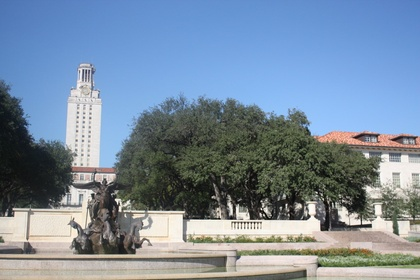
%> input picture cv_jmf4/panorama/uttower_left.jpg, 420 x 280 px, shrunk from 1024 x 683 before the run
$ octave --eval "result = naive_corner_nms(rgb2gray(imread('panorama/uttower_left.jpg')));"   (GNU Octave 9; MATLAB toolbox functions it lacks are replaced by stand-ins)
%> lines starting %> are read from the running program, lines starting %| are printed output that depends on the picture
function [pt] = naive_corner_nms(im)

I = double(im);
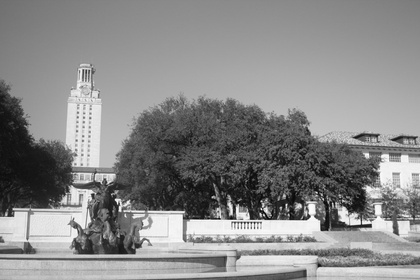
%> I: size 280x420 double; min 1, max 255, mean 136.7
Ix = conv2(I,[1,0,-1],'same');
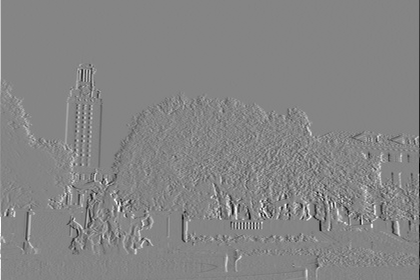
%> Ix: size 280x420 double; min -241, max 221, mean 0.2; drawn with min black and max white
Iy = conv2(I,[1,0,-1]','same');
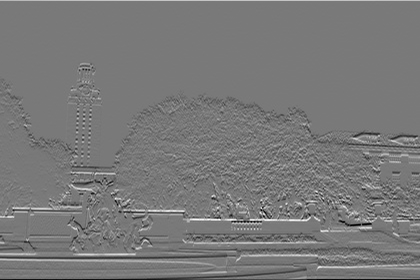
%> Iy: size 280x420 double; min -221, max 244, mean 0.1; drawn with min black and max white

Ix2 = Ix.*Ix;
Iy2 = Iy.*Iy;
Ixy = Ix.*Iy;

k = fspecial('gaussian',[7,7],2);
Ix2 = filter2(k,Ix2);
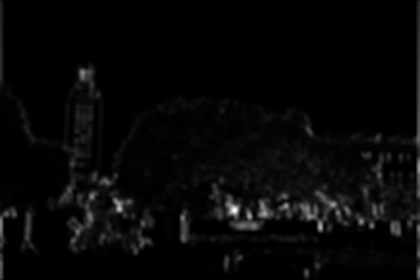
%> Ix2: size 280x420 double; min 0, max 20208.7, mean 592.1; drawn with min black and max white
Iy2 = filter2(k,Iy2);
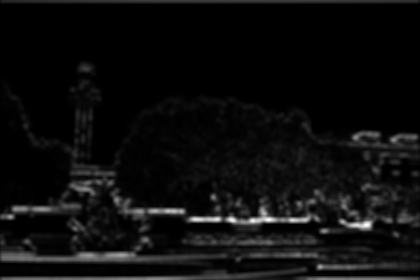
%> Iy2: size 280x420 double; min 0.253, max 17169.9, mean 915.8; drawn with min black and max white
Ixy = filter2(k,Ixy);
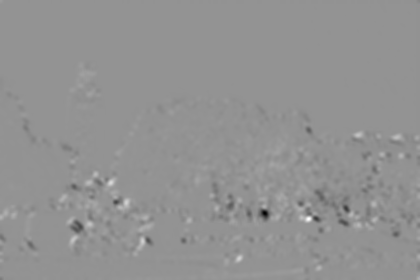
%> Ixy: size 280x420 double; min -9319.8, max 6846.4, mean -23.8; drawn with min black and max white

% corner response
R = zeros(size(I));
alpha = 0.05; % from 0.04 to 0.06
for i = 1:size(I,1)
    for j = 1:size(I,2)
        M = [Ix2(i,j), Ixy(i,j); Ixy(i,j), Iy2(i,j)];
        R(i,j) = det(M) - alpha*trace(M)^2;
    end
end
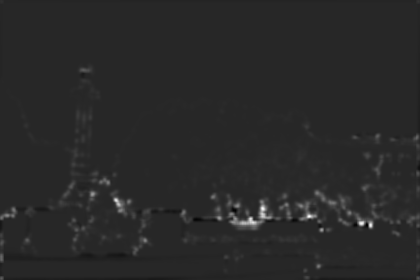
%> R: size 280x420 double; min -12380798.9, max 67851420.3, mean 682414.1; drawn with min black and max white

[~,ind] = sort(R(:),'descend');
ind = ind(1:1000);
%> ind = 1000 values, max 116898 at index 839, min 218 at index 854, mean 67210
val = R(ind);
%> val = 1000 values, max 67851420.3 at index 1, min 15962334.3 at index 1000, mean 26566095.9
[x,y] = ind2sub(size(R),ind);
%> x = 1000 values, max 279 at index 964, min 137 at index 932, mean 214.1; y = 1000 values, max 418 at index 839, min 1 at index 854, mean 240.3
result = [val,x,y];
%> result = 1000 rows, first 12: [67851420.3 217 310; 66291778.9 209 263; 64197839.8 224 362; 64174596.7 217 309; 63959757.5 226 371; 63082655.9 225 371; 62703216.8 209 264; 62172833.9 210 263; 61531747.6 224 363; 61295095.8 210 264; 60334519.8 224 361; 59152952.9 208 263]

radius = 10;
selected = result(1,:);
%> selected = [67851420.3 217 310]
for i=2:size(val,1)
    % point distance is bigger than the radius
    if min(pdist2(result(i,2:3),selected(:,2:3)))>radius
        % add to selected
        selected = [selected;result(i,:)];
    end;
end
%> this loop made 999 passes
%> selected on passes 1 to 2: [67851420.3 217 310; 66291778.9 209 263], [67851420.3 217 310; 66291778.9 209 263; 64197839.8 224 362]
%> after the loop, selected = 36 rows, first 12: [67851420.3 217 310; 66291778.9 209 263; 64197839.8 224 362; 58253449 223 254; 58016893.1 201 117; 55055006.3 226 372; 45780067.4 224 243; 35757187 195 93; 35418704 218 269; 35380382.1 230 322; 34986717.4 219 220; 32037026.6 223 233]

x = selected(:,2);
%> x = 36 values, max 279 at index 35, min 137 at index 36, mean 211.9
y = selected(:,3);
%> y = 36 values, max 417 at index 29, min 2 at index 28, mean 242.3

pt = [x,y];
%> pt = 36 rows, first 12: [217 310; 209 263; 224 362; 223 254; 201 117; 226 372; 224 243; 195 93; 218 269; 230 322; 219 220; 223 233]
%> `result = naive_corner_nms(rgb2gray(imread('panorama/uttower_left.jpg')..`: result has the same summary as pt in naive_corner_nms

$ run again, on cv_jmf4/panorama/uttower_right.jpg
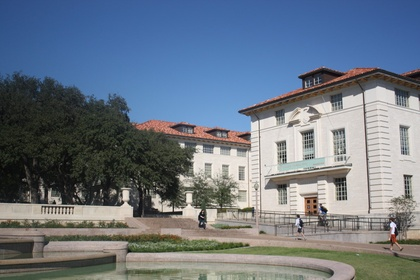
%> input picture cv_jmf4/panorama/uttower_right.jpg, 420 x 280 px, shrunk from 1024 x 683 before the run
%> in naive_corner_nms, `Ixy = filter2(k,Ixy);`:
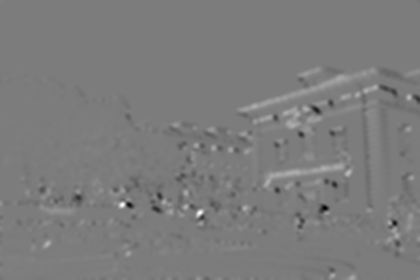
%> Ixy: size 280x420 double; min -5602.7, max 5874.6, mean -1.3; drawn with min black and max white
%> after the loop in naive_corner_nms, `for i = 1:size(I,1)`:
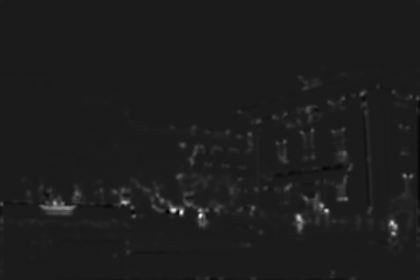
%> R: size 280x420 double; min -6446136, max 52586864.8, mean 472112.4; drawn with min black and max white
%> ind = 1000 values, max 116859 at index 861, min 484 at index 727, mean 58420.9
%> val = 1000 values, max 52586864.8 at index 1, min 10014245.8 at index 1000, mean 17290724.8
%> in naive_corner_nms, `[x,y] = ind2sub(size(R),ind);`: x = 1000 values, max 236 at index 445, min 93 at index 709, mean 206.1; y = 1000 values, max 418 at index 861, min 2 at index 713, mean 208.9
%> in naive_corner_nms, `result = [val,x,y];`: result = 1000 rows, first 12: [52586864.8 216 201; 49281479.6 213 182; 48529410.7 212 182; 46493876.1 217 201; 45613256.9 211 174; 44879474.4 215 201; 44289440.6 211 175; 43578352.3 216 202; 43202233.4 210 174; 43176068.9 224 393; 42880546.8 211 173; 42840330.2 210 175]
%> in naive_corner_nms, `selected = result(1,:);`: selected = [52586864.8 216 201]
%> the loop in naive_corner_nms, `for i=2:size(val,1)` made 999 passes
%> selected on passes 1, 9: [52586864.8 216 201; 49281479.6 213 182], [52586864.8 216 201; 49281479.6 213 182; 43176068.9 224 393]
%> after the loop in naive_corner_nms, `for i=2:size(val,1)`: selected = 39 rows, first 12: [52586864.8 216 201; 49281479.6 213 182; 43176068.9 224 393; 42702349.1 211 327; 39327985.6 218 299; 36370257.9 210 172; 35456784.1 203 125; 32304856.5 234 394; 30828686.6 204 56; 26577288.3 208 68; 21901889.2 176 405; 20659639.7 228 301]
%> in naive_corner_nms, `x = selected(:,2);`: x = 39 values, max 234 at index 8, min 94 at index 20, mean 187.2
%> in naive_corner_nms, `y = selected(:,3);`: y = 39 values, max 418 at index 37, min 2 at index 28, mean 229.2
%> pt = 39 rows, first 12: [216 201; 213 182; 224 393; 211 327; 218 299; 210 172; 203 125; 234 394; 204 56; 208 68; 176 405; 228 301]
%> `result = naive_corner_nms(rgb2gray(imread('panorama/uttower_left.jpg')..`: result has the same summary as pt in naive_corner_nms
